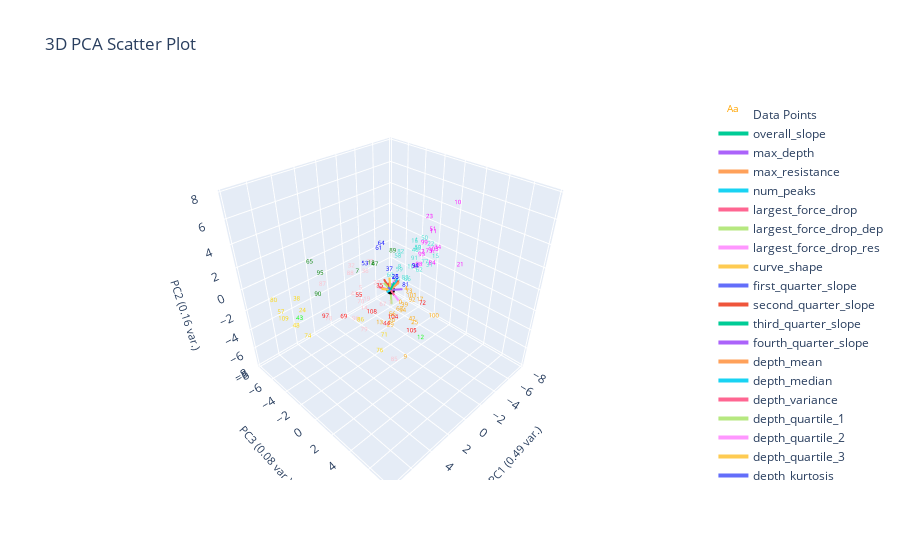

Notebook code for this chart:
### Markdown cell above
# Nearest Centroid
- Each class is represented by it's centroid, with test sample classified to the class with the nearest centroid

### Code cell
from sklearn.neighbors import NearestCentroid

X = plotting.extract_numerical_features(marions_labeled_data).values.tolist()
y = marions_labeled_data[f'{ylabel_name}_nums'].values.tolist()
nc = NearestCentroid()
nc.fit(X,y)
nc_predictions = pd.Series(nc.predict(clustering_features.values))

nc_actual = marions_labeled_data[f'{ylabel_name}_nums']
nc_changed_ylabel_idxs = find_changed_ylabel_data(nc_predictions, nc_actual)
nc_corrected_predictions = correct_pseudo_ylabels_to_actual(nc_predictions, nc_actual, nc_changed_ylabel_idxs)

plotting.plot_cluster_subplots(nc_corrected_predictions, curve_data, 
                                  clustering_method="Nearest Centroid", 
                                  cluster_category_names=cluster_num_to_ylabel,
                                  bold_idxs=nc_actual.index
                                  )
plotting.plot_cluster_subplots(nc_predictions, curve_data,
                                  clustering_method="Nearest Centroid", 
                                  cluster_category_names=cluster_num_to_ylabel,
                                  pseudo_corrections=nc_corrected_predictions,
                                  bold_idxs=nc_actual.index
                                  )
plotting.plot_pca(clustering_features, nc_predictions, 3,
                  graph_title=f'',
                  ylabel_name=ylabel_name,)

### Figure 1 — Plotly figure (JSON) as saved in the notebook; plotly's stock layout.template omitted (floating-point values rounded to 4 significant figures)
{"data": [{"mode": "text", "name": "Data Points", "text": ["0", "1", "2", "3", "4", "5", "6", "7", "8", "9", "10", "11", "12", "13", "14", "15", "16", "17", "18", "19", "20", "21", "22", "23", "24", "25", "26", "27", "28", "29", "30", "31", "32", "33", "34", "35", "36", "37", "38", "39", "40", "41", "42", "43", "44", "45", "46", "47", "48", "49", "50", "51", "52", "53", "54", "55", "56", "57", "58", "59", "60", "61", "62", "63", "64", "65", "66", "67", "68", "69", "70", "71", "72", "73", "74", "75", "76", "77", "78", "79", "80", "81", "82", "83", "84", "85", "86", "87", "88", "89", "90", "91", "92", "93", "94", "95", "96", "97", "98", "99", "100", "101", "102", "103", "104", "105", "106", "107", "108", "109"], "textfont": {"color": ["orange", "turquoise", "magenta", "pink", "orange", "pink", "magenta", "green", "turquoise", "orange", "magenta", "magenta", "lime", "orange", "pink", "turquoise", "turquoise", "orange", "green", "pink", "orange", "magenta", "turquoise", "magenta", "gold", "orange", "blue", "pink", "blue", "orange", "pink", "turquoise", "pink", "magenta", "magenta", "red", "pink", "blue", "gold", "orange", "orange", "pink", "orange", "lime", "red", "turquoise", "turquoise", "green", "gold", "turquoise", "turquoise", "magenta", "turquoise", "blue", "orange", "red", "orange", "gold", "turquoise", "turquoise", "turquoise", "blue", "turquoise", "orange", "blue", "green", "turquoise", "pink", "magenta", "red", "pink", "gold", "red", "orange", "gold", "magenta", "gold", "turquoise", "pink", "pink", "gold", "blue", "turquoise", "turquoise", "magenta", "pink", "gold", "pink", "pink", "green", "green", "turquoise", "orange", "magenta", "blue", "green", "pink", "red", "magenta", "magenta", "orange", "orange", "magenta", "magenta", "red", "red", "magenta", "turquoise", "red", "gold"], "size": 6}, "type": "scatter3d", "x": [-0.6532, -2.292, -6.024, 1.267, -0.8127, 2.685, -9.788, 3.134, -0.8938, 0.9473, -5.138, -3.515, 0.756, 1.367, 1.974, -5.176, -2.148, -3.304, 2.588, 2.209, 0.8215, -4.314, -4.088, -2.751, 6.56, -0.7681, -0.3316, 1.478, -0.2258, 0.7279, 1.498, -5.363, 3.429, -5.492, -3.62, 1.694, 2.156, -0.004687, 6.55, -1.733, -0.7156, 3.409, -0.3071, 7.912, 1.809, -0.5962, -2.259, 1.961, 7.898, -2.57, -3.255, -2.262, -3.055, 1.995, -0.9621, 2.885, 0.3145, 7.765, -1.112, -0.9244, 0.2526, 1.317, -3.026, -0.587, 2.886, 5.381, -1.401, 2.06, -9.249, 4.628, 3.469, 2.619, 0.5453, -1.572, 7.287, -5.466, 3.836, -3.27, 5.016, 2.718, 8.035, -0.6358, -1.037, -1.274, -7.144, 2.235, 3.8, 4.752, 3.734, 0.7004, 5.645, -2.542, -1.762, -4.378, -0.9765, 4.948, 2.998, 5.067, -5.058, -6.415, -0.9676, -4.246, -7.952, -3.993, 2.208, 1.22, -10.48, -4.743, 1.343, 8.135], "y": [0.4468, 0.4444, -2.008, 1.236, 0.8843, -0.4318, -3.642, -0.1693, 0.07256, 2.591, 1.893, 1.021, 3.918, 0.1575, -0.9204, 0.1171, 0.4273, 0.2206, 0.7341, -0.3131, 0.931, 3.189, 0.4132, 1.225, -2.42, 1.943, 0.1722, 0.04195, 0.2689, 0.6954, -0.6223, -0.6939, -0.421, -2.329, 1.49, 0.5767, -0.4452, -0.1386, -3.007, -0.0904, -0.1398, -0.3887, 2.054, -0.7059, 1.383, 0.08928, 0.3917, 0.3869, -1.326, 0.3656, 0.455, 1.973, -0.01988, -0.622, 0.4382, -0.398, 0.5084, -3.366, -0.3229, 0.03375, 0.2221, 0.09616, 0.24, 0.4471, 2.049, -2.545, 0.4611, 1.261, -1.946, -0.1373, 0.4622, 1.902, 3.745, 0.5007, -0.9807, -0.8609, 2.736, 0.5752, -1.472, -0.1899, -3.61, 0.9438, 0.0388, 0.3267, -1.797, 2.631, 0.7219, -2.201, -0.2122, 0.913, -1.599, 0.04996, 0.7012, -0.7395, 1.604, -2.065, -0.8061, -1.791, -1.568, -2.234, 3.658, -1.634, -2.218, 0.7978, 2.477, 3.404, -5.36, -2.028, -0.7563, -2.464], "z": [-2.058, 2.974, -0.7121, -0.6007, -0.5639, 0.6284, 0.7077, 2.433, 1.037, -5.476, 5.596, 3.456, -2.673, -3.116, -1.947, 0.112, 2.941, -3.316, 3.273, -0.6028, -2.762, 1.101, 1.881, 5.063, -0.4184, -3.327, 0.4094, 0.6993, 0.5407, -3.428, 2.282, -1.211, 2.916, -2.147, 2.215, 0.8365, 1.824, 1.141, 0.3177, -3.216, -0.4963, 0.4853, -2.604, 0.6546, -2.221, 0.004884, 2.061, 2.734, -0.3807, 2.113, 2.763, 4.498, 1.797, 2.341, -3.068, 0.09788, -2.688, -0.4189, 1.753, 0.7541, 0.883, 3.656, -0.1865, -2.679, 5.502, 3.161, -0.1759, -0.3188, 1.46, -0.7801, 0.2736, -2.525, 0.3414, -1.412, -1.494, 0.08171, -2.722, 0.6416, -1.53, -3.236, 0.6559, -0.106, 2.322, -0.03573, -2.33, -4.808, -1.055, 1.118, 2.52, 3.531, 0.9939, 1.065, -2.28, 0.2697, 1.802, 2.228, -2.315, -1.462, -1.416, -0.05483, -1.758, -4.397, -1.638, 1.591, -0.7045, -2.044, -3.022, -1.73, -2.574, -0.2969]}, {"marker": {"color": "black", "size": 3}, "mode": "markers", "name": "Origin", "showlegend": false, "type": "scatter3d", "x": [0], "y": [0], "z": [0]}, {"line": {"width": 4}, "mode": "lines+text", "name": "overall_slope", "textposition": "top center", "type": "scatter3d", "x": [0, -0.6097], "y": [0, -0.7181], "z": [0, -0.2682]}, {"line": {"width": 4}, "mode": "lines+text", "name": "max_depth", "textposition": "top center", "type": "scatter3d", "x": [0, 0.6993], "y": [0, -0.2926], "z": [0, 0.3442]}, {"line": {"width": 4}, "mode": "lines+text", "name": "max_resistance", "textposition": "top center", "type": "scatter3d", "x": [0, -0.6009], "y": [0, 0.6902], "z": [0, 0.1228]}, {"line": {"width": 4}, "mode": "lines+text", "name": "num_peaks", "textposition": "top center", "type": "scatter3d", "x": [0, 0.438], "y": [0, 0.04829], "z": [0, 0.03337]}, {"line": {"width": 4}, "mode": "lines+text", "name": "largest_force_drop", "textposition": "top center", "type": "scatter3d", "x": [0, 0.3448], "y": [0, 0.7569], "z": [0, 0.09635]}, {"line": {"width": 4}, "mode": "lines+text", "name": "largest_force_drop_dep", "textposition": "top center", "type": "scatter3d", "x": [0, 0.2984], "y": [0, -0.4082], "z": [0, 0.6146]}, {"line": {"width": 4}, "mode": "lines+text", "name": "largest_force_drop_res", "textposition": "top center", "type": "scatter3d", "x": [0, -0.3396], "y": [0, 0.03871], "z": [0, 0.6951]}, {"line": {"width": 4}, "mode": "lines+text", "name": "curve_shape", "textposition": "top center", "type": "scatter3d", "x": [0, -0.1805], "y": [0, -0.3008], "z": [0, 0.9206]}, {"line": {"width": 4}, "mode": "lines+text", "name": "first_quarter_slope", "textposition": "top center", "type": "scatter3d", "x": [0, -0.5609], "y": [0, -0.518], "z": [0, 0.09703]}, {"line": {"width": 4}, "mode": "lines+text", "name": "second_quarter_slope", "textposition": "top center", "type": "scatter3d", "x": [0, -0.5762], "y": [0, -0.9152], "z": [0, -0.05999]}, {"line": {"width": 4}, "mode": "lines+text", "name": "third_quarter_slope", "textposition": "top center", "type": "scatter3d", "x": [0, -0.537], "y": [0, -0.9011], "z": [0, -0.3151]}, {"line": {"width": 4}, "mode": "lines+text", "name": "fourth_quarter_slope", "textposition": "top center", "type": "scatter3d", "x": [0, -0.4136], "y": [0, 0.01947], "z": [0, -0.7268]}, {"line": {"width": 4}, "mode": "lines+text", "name": "depth_mean", "textposition": "top center", "type": "scatter3d", "x": [0, 0.6993], "y": [0, -0.2926], "z": [0, 0.3442]}, {"line": {"width": 4}, "mode": "lines+text", "name": "depth_median", "textposition": "top center", "type": "scatter3d", "x": [0, 0.6993], "y": [0, -0.2926], "z": [0, 0.3442]}, {"line": {"width": 4}, "mode": "lines+text", "name": "depth_variance", "textposition": "top center", "type": "scatter3d", "x": [0, 0.639], "y": [0, -0.6038], "z": [0, 0.2769]}, {"line": {"width": 4}, "mode": "lines+text", "name": "depth_quartile_1", "textposition": "top center", "type": "scatter3d", "x": [0, 0.6993], "y": [0, -0.2926], "z": [0, 0.3442]}, {"line": {"width": 4}, "mode": "lines+text", "name": "depth_quartile_2", "textposition": "top center", "type": "scatter3d", "x": [0, 0.6993], "y": [0, -0.2926], "z": [0, 0.3442]}, {"line": {"width": 4}, "mode": "lines+text", "name": "depth_quartile_3", "textposition": "top center", "type": "scatter3d", "x": [0, 0.6993], "y": [0, -0.2926], "z": [0, 0.3442]}, {"line": {"width": 4}, "mode": "lines+text", "name": "depth_kurtosis", "textposition": "top center", "type": "scatter3d", "x": [0, 3.38e-15], "y": [0, 6.626e-15], "z": [0, 2.177e-15]}, {"line": {"width": 4}, "mode": "lines+text", "name": "res_mean", "textposition": "top center", "type": "scatter3d", "x": [0, -0.6067], "y": [0, 0.2795], "z": [0, 0.7277]}, {"line": {"width": 4}, "mode": "lines+text", "name": "res_median", "textposition": "top center", "type": "scatter3d", "x": [0, -0.5423], "y": [0, 0.1962], "z": [0, 0.8275]}, {"line": {"width": 4}, "mode": "lines+text", "name": "res_variance", "textposition": "top center", "type": "scatter3d", "x": [0, -0.578], "y": [0, -0.0613], "z": [0, 0.1257]}, {"line": {"width": 4}, "mode": "lines+text", "name": "res_quartile_1", "textposition": "top center", "type": "scatter3d", "x": [0, -0.3897], "y": [0, 0.5341], "z": [0, 0.8068]}, {"line": {"width": 4}, "mode": "lines+text", "name": "res_quartile_2", "textposition": "top center", "type": "scatter3d", "x": [0, -0.5423], "y": [0, 0.1962], "z": [0, 0.8275]}, {"line": {"width": 4}, "mode": "lines+text", "name": "res_quartile_3", "textposition": "top center", "type": "scatter3d", "x": [0, -0.616], "y": [0, -0.01287], "z": [0, 0.6408]}, {"line": {"width": 4}, "mode": "lines+text", "name": "res_skew", "textposition": "top center", "type": "scatter3d", "x": [0, 0.2498], "y": [0, 0.3703], "z": [0, -1.034]}, {"line": {"width": 4}, "mode": "lines+text", "name": "res_kurtosis", "textposition": "top center", "type": "scatter3d", "x": [0, 0.1934], "y": [0, 1.065], "z": [0, -0.3526]}, {"line": {"width": 4}, "mode": "lines+text", "name": "k_overall", "textposition": "top center", "type": "scatter3d", "x": [0, -0.5991], "y": [0, -0.855], "z": [0, -0.2439]}, {"line": {"width": 4}, "mode": "lines+text", "name": "k2cm", "textposition": "top center", "type": "scatter3d", "x": [0, 0.2518], "y": [0, 0.02044], "z": [0, 0.4123]}, {"line": {"width": 4}, "mode": "lines+text", "name": "rsquared", "textposition": "top center", "type": "scatter3d", "x": [0, -0.3076], "y": [0, -1.028], "z": [0, 0.3576]}, {"line": {"width": 4}, "mode": "lines+text", "name": "work2cm", "textposition": "top center", "type": "scatter3d", "x": [0, 0.1878], "y": [0, 0.5678], "z": [0, 1.068]}, {"line": {"width": 4}, "mode": "lines+text", "name": "Fpeak", "textposition": "top center", "type": "scatter3d", "x": [0, -0.6009], "y": [0, 0.6902], "z": [0, 0.1228]}, {"line": {"width": 4}, "mode": "lines+text", "name": "dpeak", "textposition": "top center", "type": "scatter3d", "x": [0, 0.6603], "y": [0, -0.2747], "z": [0, 0.2886]}], "layout": {"autosize": true, "scene": {"aspectmode": "cube", "xaxis": {"range": [-8.135, 8.135], "title": {"font": {"size": 11}, "text": "PC1 (0.49 var.)"}}, "yaxis": {"range": [-8.135, 8.135], "title": {"font": {"size": 11}, "text": "PC3 (0.08 var.)"}}, "zaxis": {"range": [-8.135, 8.135], "title": {"font": {"size": 11}, "text": "PC2 (0.16 var.)"}}}, "title": {"text": "3D PCA Scatter Plot"}}}
